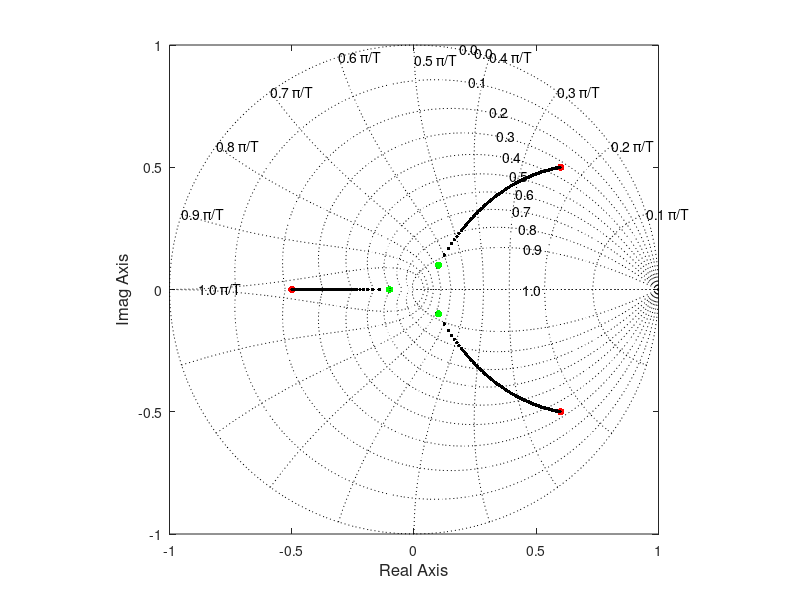
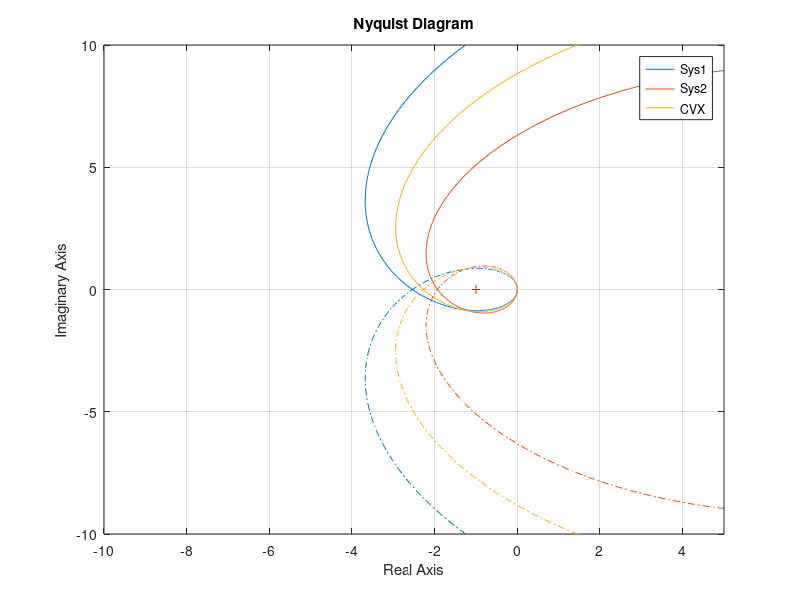

Write the MATLAB code that produced these figures, in order.
clear all;
close all;

rng(3);
%Ad = [0.8 0 0;0 1.2 0;0 0 0.7];
Ad = [1.2 -0.2 -0.1;0.1 1.4 0.2;0.3 0.1 0.7];
%Ad = rand(3,3);
%Bd = [1;1;1];
Bd = rand(3,1); 
Cd = [1 0 0];
T = 500;
k = rank([Ad Ad*Bd]);

%Knom = lqrd(Ad,Bd,2*eye(3),2,1);
clvalues = [0.1+0.1i;0.1-0.1i;-0.1];
Knom = place(Ad,Bd,clvalues);

%margin(d2c(ss(Ad,Bd,Knom,0,1)))

%[KROB,CL,GAM,INFO] = hinfsyn(ss(Ad,[eye(3) Bd],[sqrt(2)*eye(3);eye(3)],[[eye(3) sqrt(0.02/3)*ones(3,1)];[zeros(3,3) zeros(3,1)]],1),3,1);
%Krob = -1*INFO.Ku;

clvalues = [0.6+0.5i;0.6-0.5i;-0.5];
Krob = place(Ad,Bd,clvalues);
kr1 = 1/(Cd*inv(eye(3)-(Ad-Bd*Knom))*Bd);
kr2 = 1/(Cd*inv(eye(3)-(Ad-Bd*Krob))*Bd);

%[KROB,CL,GAM,INFO] = hinfsyn(ss(Ad,[eye(3) Bd],[sqrt(2)*eye(3);eye(3)],[[eye(3) sqrt(0.02/3)*ones(3,1)];[zeros(3,3) zeros(3,1)]],1),3,1);
%Krob = -1*INFO.Ku;

%figure
%pzmap(ss(Ad-Bd*Knom,Bd*kr1,Cd,0));
%figure
%pzmap(ss(Ad-Bd*Krob,Bd*kr2,Cd,0));
[n1,d1] = ss2tf(Ad-Bd*Knom,Bd*kr1,Cd,0,1);
[n2,d2] = ss2tf(Ad-Bd*Krob,Bd*kr2,Cd,0,1);
theta = 0:0.01:2*pi;
figure
testsys = tf(d1,d2,1);

% Plotting parameters
lw = 2;
lwt = 1.5;
ms = 8;
fs = 12;
% ROOT LOCUS vs ZETA
figure(1)
clf
wn=1;
for alpha=[0:0.01:1];
    r=roots(alpha*d1+(1-alpha)*d2);
    if(alpha==0)
      plot(real(r),imag(r),'r.','MarkerSize',2*ms)
    elseif (alpha==1)
      plot(real(r),imag(r),'g.','MarkerSize',2*ms)
    else
      plot(real(r),imag(r),'k.','MarkerSize',ms)  
    end
    if alpha==0 
      hold on
    end
end

hold off
axis([-1 1 -1 1])
zgrid
axis('equal')
xlabel('Real Axis', 'fontsize', fs)
ylabel('Imag Axis', 'fontsize', fs)
set(gcf, 'Units', 'Inches', 'Position', [0, 0, 4.95, 4.95], 'PaperUnits', 'Inches', 'PaperSize', [4.95, 4.95])
saveas(gcf,'rootlocusgeneral.eps','epsc')

sys1 = ss(d2c(ss(Ad,Bd,Knom,0,1)));
sys2 = ss(d2c(ss(Ad,Bd,Krob,0,1)));
sys3 = ss(d2c(ss(Ad,Bd,0.5*Knom+0.5*Krob,0,1)));

figure
nyquist(sys1,sys2,sys3);
xlim([-10 5]);
ylim([-10 10]);
legend('Sys1','Sys2','CVX');
